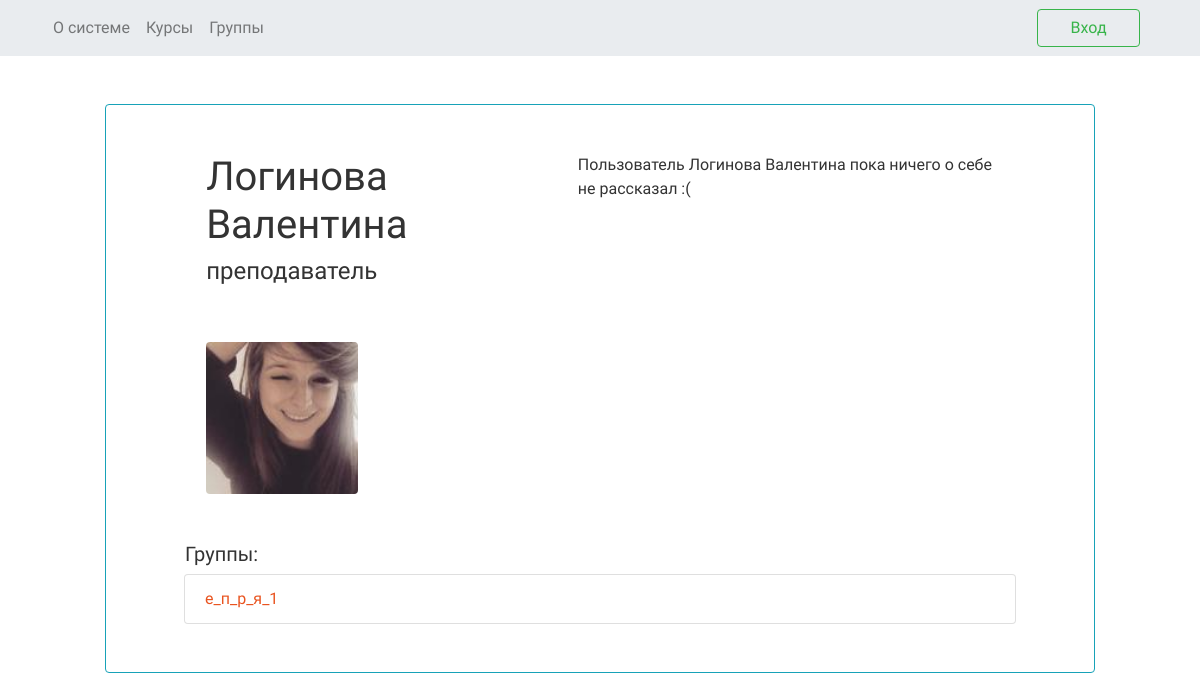
The app's page /user/afanasevandre with its own data.
### learn_app/models.py (models this page shows, shortened)
class User(AbstractUser):
    avatar = models.ImageField(null=True, blank=True, upload_to='media', verbose_name='Аватарка', default='media/default.png')
    user_type = models.ForeignKey(UserType, on_delete=models.CASCADE, null=True, verbose_name='Тип пользвателя')
    username = models.TextField(verbose_name='Имя пользователя', unique=True)
    description = models.TextField(null=True, verbose_name='О себе')
    first_name = models.TextField(verbose_name='Имя')
    last_name = models.TextField(verbose_name='Фамилия')
    score = models.IntegerField(default=0, verbose_name='Балл')
    def __init__(self, *args, **kwargs):
        super(User, self).__init__(*args, **kwargs)
        self._meta.get_field('password').verbose_name = 'Пароль'

class UserType(models.Model):
    user_type = models.CharField(max_length=30)
    def __str__(self):
        return self.user_type

class TeacherGroup(models.Model):
    teacher = models.ForeignKey(User, on_delete=models.SET_NULL, null=True)
    group = models.ForeignKey(Group, null=True, on_delete=models.SET_NULL)

class Group(models.Model):
    name = models.CharField(max_length=20, verbose_name='Название группы')
    course = models.ForeignKey(Course, null=True, on_delete=models.SET_NULL)
    def get_absolute_url(self):
        return reverse('group_detail_url', kwargs={'name': self.name})

### learn_app/views.py (the view)
# urls.py: path('user/<str:username>', view.UserDetail.as_view(), name='user_detail_url'),
class UserDetail(View):
    model = User
    template = 'user_detail.html'
    def get(self, request, username):
        user = get_object_or_404(self.model, username__iexact=username)
        groups = list(TeacherGroup.objects.filter(teacher=user.id))
        return render(request, self.template, context={'user_p': user, 'groups': groups})

### templates/user_detail.html
{% extends 'base.html' %}
{% block content %}
    {% load static %}
    <link rel="stylesheet" type="text/css" href="{% static 'index.css' %}">
    <div class = 'container d-flex justify-content-center'>
        <div class = 'col-lg-11 m-5 p-5 border border-info rounded row d-flex justify-content-center'>
            <div class="col-lg-5">
                <h1> {{ user_p.first_name | capfirst }} {{ user_p.last_name | capfirst }} </h1>
                <h4>  {{ user_p.user_type }} </h4>
                <img class="rounded mt-5 mb-5" src="{{ user_p.avatar.url }}" width="152px">
            </div>
            <div class="col-lg-6">
                <div>
                    {% if user_p.description is not None %}
                        {{ user_p.description }}
                    {% else %}
                        <div>Пользователь {{user_p.first_name | capfirst}} {{user_p.last_name | capfirst}} пока ничего о себе не рассказал :(</div>
                    {% endif %}
                </div>
            </div>
            {% if groups %}
                <div class = 'col-lg-12'>
                    <h5 class="ml-3">Группы: </h5>
                    <div class="col-lg-12">
                        {% if user_p.user_type.id == 1%}
                            <ol class="list-group">
                                {% for group in groups %}
                                    <li class="list-group-item"><a href="{{ group.group.get_absolute_url }}">{{ group.group.name }} </a></li>
                                {% endfor %}
                            </ol>
                        {% endif %}
                    </div>
                </div>
            {% endif %}
        </div>
    </div>
{% endblock %}

### easy_learn/static/index.css (style rules this page uses)
* { padding: 0px; margin: 0px; }

### records on screen
User: first_name "Логинова", last_name "Валентина", user_type "преподаватель", avatar (picture)
TeacherGroup: group.name "е_п_р_я_1"
